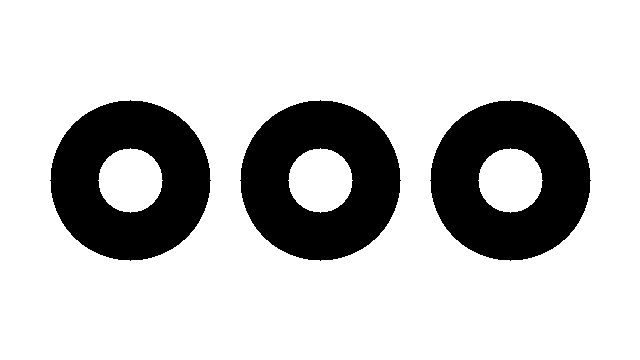
#> input picture draft/collaboration/claude_26_30/recording_candidates/28/washers_synthetic.png, 640 x 360 px
$ python p7_modes.py
#> lines starting #> are read from the running program, lines starting #| are printed output that depends on the picture; after the words box and inside, x2 and y2 are one past the last pixel; in counts of white or black regions, pixels touching at a corner belong together
### draft/collaboration/claude_26_30/recording_candidates/28/core.py
# -*- coding: utf-8 -*-
"""第 28 讲 轮廓的查找与绘制：录屏程序与无界面核对共用的核心代码（写法与正式脚本一致）。
约定：二值图白色是目标、黑色是背景；白底黑图形要用 THRESH_BINARY_INV。"""
import cv2


def load(path):
#> called with path = 'washers_synthetic.png'
    img = cv2.imread(path)
#> img is the input picture: shape (360, 640, 3); values 40 (black) and 245 (white), 78% white; 3 black regions, box (x1, y1, x2, y2) and area: (50, 100, 211, 261) 16872, (240, 100, 401, 261) 16872, (430, 100, 591, 261) 16872
    if img is None:
        raise SystemExit(f"读不到图片：{path}（检查文件名和路径）")
    return img


def binarize(img):
    gray = cv2.cvtColor(img, cv2.COLOR_BGR2GRAY)
    _, binary = cv2.threshold(gray, 0, 255, cv2.THRESH_BINARY_INV + cv2.THRESH_OTSU)
#> binary: shape (360, 640); 22% white; 3 white regions
    return binary


# [8 lines left out: function draw_numbered, not called in this run]

### draft/collaboration/claude_26_30/recording_candidates/28/p7_modes.py
# -*- coding: utf-8 -*-
# 第 28 讲 P7 录屏：垫片图 EXTERNAL 与 TREE 数量对比 → for 循环逐个画轮廓并编号
# 预期（合成垫片图）：EXTERNAL 3 个，TREE 6 个（中间的孔也算）；每个垫片标 1、2、3
# 用法：python p7_modes.py [--input 垫片照片.jpg]
import argparse
import cv2
from core import load, binarize

ap = argparse.ArgumentParser()
ap.add_argument("--input", default="washers_synthetic.png")
args = ap.parse_args()

img = load(args.input)
binary = binarize(img)                                    # 灰度 + INV + OTSU，同 P6
ext, _ = cv2.findContours(binary, cv2.RETR_EXTERNAL, cv2.CHAIN_APPROX_SIMPLE)
#> ext = 3 contours; box (x1, y1, x2, y2) and area: (430, 100, 591, 261) 19854, (240, 100, 401, 261) 19854, (50, 100, 211, 261) 19854
tree, hierarchy = cv2.findContours(binary, cv2.RETR_TREE, cv2.CHAIN_APPROX_SIMPLE)
#> tree = 6 contours; box (x1, y1, x2, y2) and area: (430, 100, 591, 261) 19854, (240, 100, 401, 261) 19854, (50, 100, 211, 261) 19854, (477, 147, 544, 214) 3300, (287, 147, 354, 214) 3300, (97, 147, 164, 214) 3300
print("EXTERNAL:", len(ext), " TREE:", len(tree))
#| EXTERNAL: 3  TREE: 6
out = img.copy()
for i, c in enumerate(ext):
    cv2.drawContours(out, [c], -1, (0, 0, 255), 2)
    x, y = c[0][0]
    cv2.putText(out, str(i + 1), (int(x), int(y)), cv2.FONT_HERSHEY_SIMPLEX, 0.8, (255, 0, 0), 2)
#> this loop made 3 passes
#> x on passes 1 to 3: 510, 320, 130
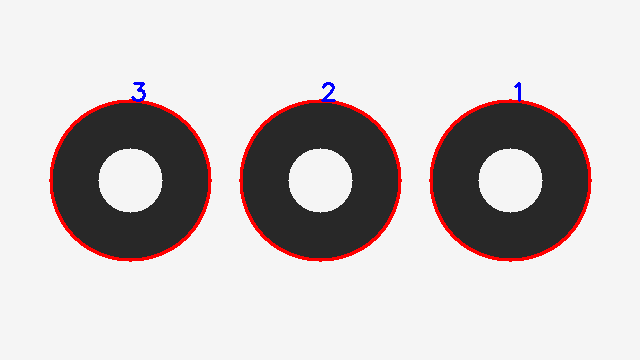
#> out: shape (360, 640, 3); 2.37% of pixels changed, all inside (x1, y1, x2, y2) = (49, 82, 592, 262)
cv2.imshow("binary", binary); cv2.imshow("out", out)
cv2.waitKey(0)
cv2.destroyAllWindows()

$ run again, with draft/collaboration/claude_26_30/recording_candidates/28/shapes_synthetic.png copied over draft/collaboration/claude_26_30/recording_candidates/28/washers_synthetic.png
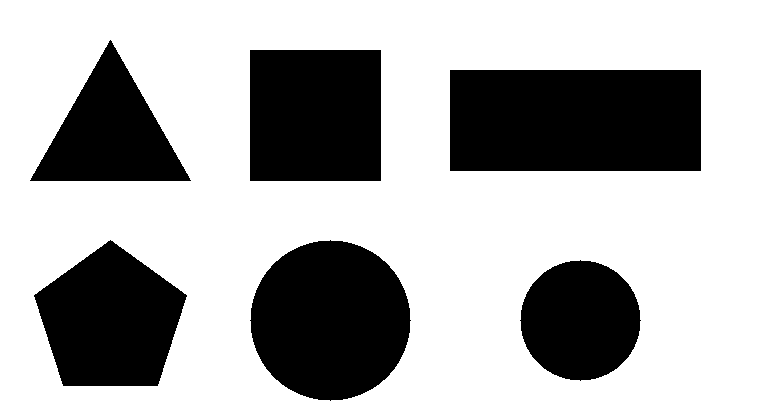
#> input picture draft/collaboration/claude_26_30/recording_candidates/28/shapes_synthetic.png, 760 x 420 px
#> in load, img is the input picture: shape (420, 760, 3); values 30 (black) and 255 (white), 68.4% white; 6 black regions, box (x1, y1, x2, y2) and area: (450, 70, 701, 171) 25351, (250, 240, 411, 401) 20081, (250, 50, 381, 181) 17161, (34, 240, 187, 386) 15464, (30, 40, 191, 181) 11421, (520, 260, 641, 381) 11289
#> binary: shape (420, 760); 31.6% white; 6 white regions
#> ext = 6 contours; box (x1, y1, x2, y2) and area: (450, 70, 701, 171) 25000, (250, 240, 411, 401) 19854, (250, 50, 381, 181) 16900, (34, 240, 187, 386) 15250, (30, 40, 191, 181) 11200, (520, 260, 641, 381) 11120
#> tree has the same summary as ext
#| EXTERNAL: 6  TREE: 6
#> the loop `for i, c in enumerate(ext):` made 6 passes
#> (x, y) on passes 1, 2, 3, 6: (580, 260), (330, 240), (110, 240), (110, 40)
#> after the loop `for i, c in enumerate(ext):`:
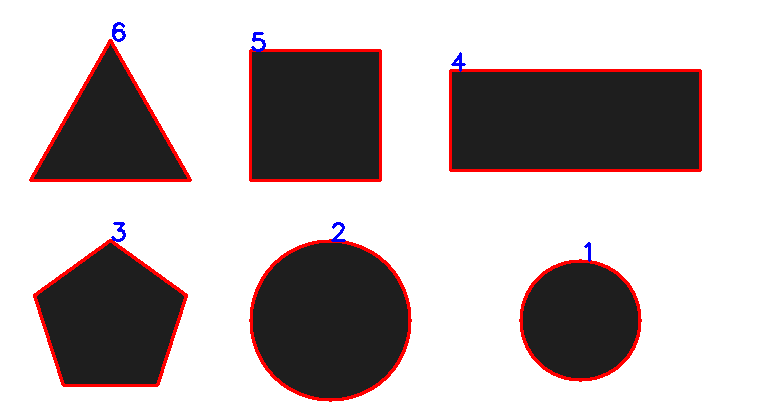
#> out: shape (420, 760, 3); 3.32% of pixels changed, all inside (x1, y1, x2, y2) = (29, 22, 702, 402)
